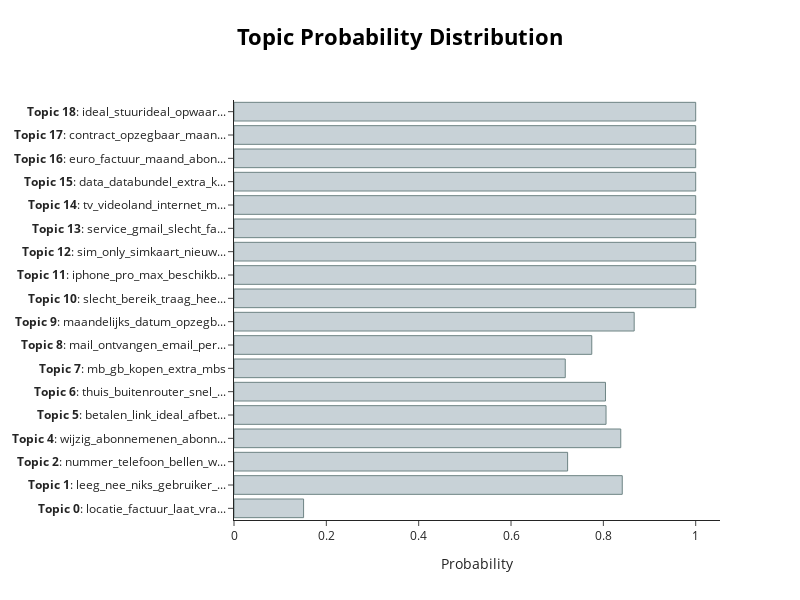

Write notebook code for a chart like this one.
### Code cell
model_test.visualize_distribution(test_probabilities)

### Figure 1 — Plotly figure (JSON) as saved in the notebook; plotly's stock layout.template omitted (floating-point values rounded to 4 significant figures)
{"data": [{"marker": {"color": "#C8D2D7", "line": {"color": "#6E8484", "width": 1}}, "orientation": "h", "type": "bar", "x": [0.1507, 0.8409, 0.7226, 0.8377, 0.8058, 0.8046, 0.7175, 0.7749, 0.8668, 1, 1, 1, 1, 1, 1, 1, 1, 1], "y": ["<b>Topic 0</b>: locatie_factuur_laat_vra...", "<b>Topic 1</b>: leeg_nee_niks_gebruiker_...", "<b>Topic 2</b>: nummer_telefoon_bellen_w...", "<b>Topic 4</b>: wijzig_abonnemenen_abonn...", "<b>Topic 5</b>: betalen_link_ideal_afbet...", "<b>Topic 6</b>: thuis_buitenrouter_snel_...", "<b>Topic 7</b>: mb_gb_kopen_extra_mbs", "<b>Topic 8</b>: mail_ontvangen_email_per...", "<b>Topic 9</b>: maandelijks_datum_opzegb...", "<b>Topic 10</b>: slecht_bereik_traag_hee...", "<b>Topic 11</b>: iphone_pro_max_beschikb...", "<b>Topic 12</b>: sim_only_simkaart_nieuw...", "<b>Topic 13</b>: service_gmail_slecht_fa...", "<b>Topic 14</b>: tv_videoland_internet_m...", "<b>Topic 15</b>: data_databundel_extra_k...", "<b>Topic 16</b>: euro_factuur_maand_abon...", "<b>Topic 17</b>: contract_opzegbaar_maan...", "<b>Topic 18</b>: ideal_stuurideal_opwaar..."]}], "layout": {"height": 600, "hoverlabel": {"bgcolor": "white", "font": {"family": "Rockwell", "size": 16}}, "title": {"font": {"color": "Black", "size": 22}, "text": "<b>Topic Probability Distribution</b>", "x": 0.5, "xanchor": "center", "y": 0.95, "yanchor": "top"}, "width": 800, "xaxis": {"title": {"text": "Probability"}}}}
